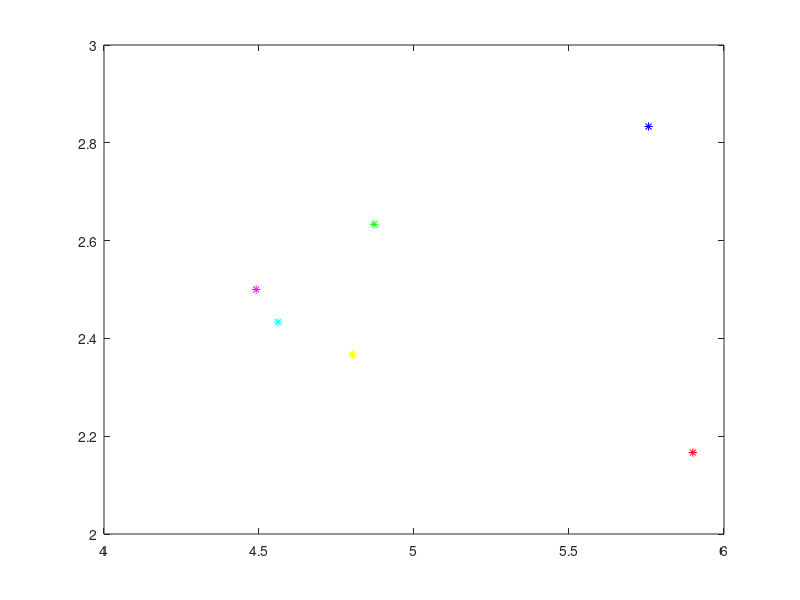

Write the MATLAB code that produced this figure. (Note: this script raises an error after producing the figure.)
# . exercicio da aula 1 de modelos  
# calcular os retornos e os riscos de 2 ativoes e depois formar uma carteira combinando 2 ativos,

A1=[2;4;-10;2;7;8]; #RETORNOS PASSADOS DO ATIVO 1
A2=[-3;7;0;-5;8;10]; #RETORNOS PASSADOS DO ATIVO 2
n= length(A1); #TAMANHO DO ATIVO 1
R1= sum(A1)/n; #RETORNO MEDIO DO ATIVO 1
R2= sum(A2)/n; #RETORNO MEDIO DO ATIVO 2
aux1 = (A1-R1).^2; #variavel auxiliar
v1 = sum(aux1)/n;  #variancia do ativo1
s1 = sqrt(v1);  # risco do ativo 1
###### PLOT DA CARTEIRA (RISCO ATIVO 1 E RISCO MEDIO DO ATIVO 1 ######
plot(s1,R1,'r*') # risco do ativo 1
hold on

aux2=(A2-R2).^2; # variavel auxiliar do ativo 2
v2 = sum(aux2)/n;  #variancia do ativo 2
s2 = sqrt(v2); # risco do ativo 2
plot(s2,R2,'b*')
aux3 = 0.5*(A1); #variavel auxiliar 50% do ativo1
aux4 = 0.5*(A2); #variavel auxiliar 50% do ativo2
rc = sum(aux3+aux4)/n; %Retorno da carteira comp com 50 porcento de cada ativo
vc = (sum((aux3-rc).^2+(aux4-rc).^2))/n; #Variancia da carteira composta
sc = sqrt(vc); #risco da carita composta por 50% de A1 e 50% de A2

######### PLOT DA CARTEIRA 50% DE A1 E 50% DE A2 E  RISCO DE 50% ATIVO1 E 50% ATIVO2 ######
plot(sc,rc,'m*')

###### outra maneira #################

aux5= 0.3*(A1); #variavel auxiliar 30% do ativo1
aux6 = 0.7*(A2); #variavel auxiliar 70% do ativo2

rc = sum(aux5+aux6)/n; %Retorno da carteira comp com 50 porcento de cada ativo
vc = (sum((aux5-rc).^2+(aux6-rc).^2))/n; #Variancia da carteira composta
sc = sqrt(vc); #risco da carita composta por 50% de A1 e 50% de A2
plot(sc,rc,'g*')

#############################################

aux5= 0.7*(A1); #variavel auxiliar 30% do ativo1
aux6 = 0.3*(A2); #variavel auxiliar 70% do ativo2

rc = sum(aux5+aux6)/n; %Retorno da carteira comp com 50 porcento de cada ativo
vc = (sum((aux5-rc).^2+(aux6-rc).^2))/n; #Variancia da carteira composta
sc = sqrt(vc); #risco da carita composta por 50% de A1 e 50% de A2
plot(sc,rc,'y*')
###################################################3

aux5= 0.6*(A1); #variavel auxiliar 30% do ativo1
aux6 = 0.4*(A2); #variavel auxiliar 70% do ativo2

rc = sum(aux5+aux6)/n; %Retorno da carteira comp com 50 porcento de cada ativo
vc = (sum((aux5-rc).^2+(aux6-rc).^2))/n; #Variancia da carteira composta
sc = sqrt(vc); #risco da carita composta por 50% de A1 e 50% de A2
plot(sc,rc,'c*')

TABALHO -------------------TABALHO----------------------TABALHO

### EXERCICIO (IMB, ALCOA E GM)
#### CRIANDO UMA CARTEIRA DE INVESTIMENTO COM RISCO/RETORNO DOS 3 ATIVOS 
#### OBJETIVO: CALCULAR RISCO/RETORNO DE 100% ( IBM, ALCOA e GM) e (50% ALCOA , 20% IBM e 30% GM)

## Retorno passado dos 3 ativos:

IBM = [12.05;15.27; -4.12; 1.57; 3.16; -2.79; -8.97; -1.18; 1.07; 12.75; 7.48; -0.94];

tIBM= length(IBM); #TAMANHO DO ATIVO(IBM)
rIBM= sum(IBM)/tIBM; #RETORNO MEDIO DO ATIVO(IBM)
auxIBM = (IBM-rIBM).^2; #variavel auxiliar IBM 

disp(rIBM);

ALCOA = [14.09;2.96;7.19;24.39;0.06;6.52;-8.75;2.82;-13.97;-8.06;-0.70;8.80];
tALCOA= length(ALCOA); #TAMANHO DO ATIVO(IBM);
rALCOA= sum(ALCOA)/tALCOA; #RETORNO MEDIO DO ATIVO(IBM);
auxALCOA = (ALCOA-rALCOA).^2; #variavel auxiliar ALCOA

disp(rALCOA);

GM = [25.20;2.86;5.45;4.56;3.72;0.29;5.38;-2.97;1.52;10.75;3.79;1.32;];
tGM= length(GM); #TAMANHO DO ATIVO(IBM);
rGM= sum(GM)/tGM; #RETORNO MEDIO DO ATIVO(IBM);
auxGM = (GM-rGM).^2; #variavel auxiliar GM

disp(rGM);

